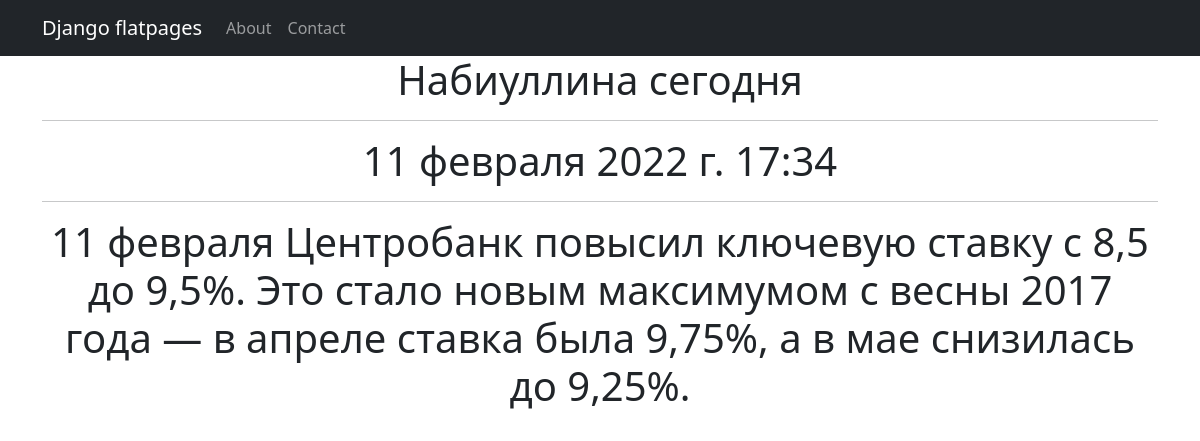
Screenshot of /news/3 with the database file from the repository.
### news/models.py (models this page shows, shortened)
class Post(models.Model):
    author = models.ForeignKey(Author, on_delete=models.CASCADE, verbose_name = 'Автор')
    NEWS = 'NW'
    ARTICLE = 'AR'
    CATEGORY_CHOICES = (
        (NEWS, 'Новость'),
        (ARTICLE, 'Статья'),
    )
    categoryType = models.CharField(max_length=2, choices=CATEGORY_CHOICES, default=ARTICLE, verbose_name = 'Тип публикации')
    dateCreation = models.DateTimeField(auto_now_add=True, verbose_name = 'дата')
    postCategory = models.ManyToManyField(Category, through='PostCategory')
    title = models.CharField(max_length=128, verbose_name = 'Заголовок')
    text = models.TextField(default=0, verbose_name = 'Текст')
    rating = models.SmallIntegerField(default=0, verbose_name = 'Рэйтинг')

### news/views.py (the view)
# urls.py: path('<int:pk>', PostDetail.as_view()),
class PostDetail(DetailView):
    model = Post
    template_name = 'post.html'
    context_object_name = 'post'

### news/templatetags/custom_filters.py (called while the page is built)
@register.filter(name='censor')
def Censor(value):
    for word in BAD_WORDS:
        value = value.replace(word[0:], '*' * (len(word) - 1))
    return value

### news/templates/news/post.html (shortened to what this page needs)
{% extends 'flatpages/default.html' %}
{% load custom_filters %}
{% block content %}
<h1>{{ post.title|censor }}</h1>
<hr>
<h1>{{ post.dateCreation }}</h1>
<hr>
<h1>{{ post.text|censor }}</h1>
{% endblock content %}

### rows the page displays
Post: title|censor "Набиуллина сегодня", dateCreation "11 февраля 2022 г. 17:34", text|censor "11 февраля Центробанк повысил ключевую ставку с 8,5 до 9,5%. Это стало новым максимумом с весны 2017 года — в апреле ставка была 9,75%, а в мае снизилась до 9,25%."
